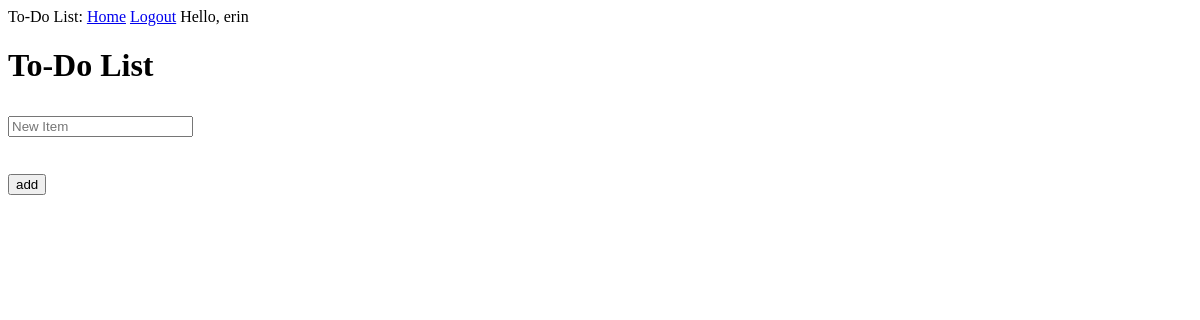
The page /index (signed in) on the database as committed earlier.
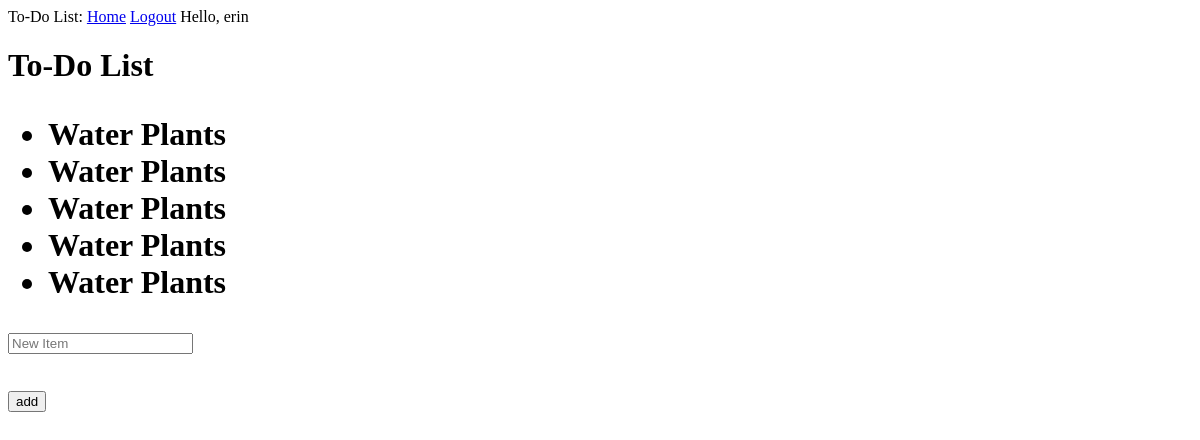
The same page on the database as committed later.
### tabledef.py (models this page shows, shortened)
class User(Base):
    __tablename__ = "users"
    id = Column(Integer, primary_key=True)
    username = Column(String(50))
    todos = relationship('Todo', backref='user', lazy='dynamic')

class Todo(Base):
    __tablename__ = "todos"
    id = Column(Integer, primary_key=True)
    user_id = Column(Integer, ForeignKey('users.id'))
    content = Column(String)

### app.py (the view)
@app.route('/', methods=['GET', 'POST'])
@app.route('/index', methods=['GET', 'POST'])
def index():
    todos = []
    if session.get('logged_in'):
        Session = sessionmaker(bind=engine)
        s = Session()
        current_user = s.query(User).get(session['user_id'])
        if request.method == 'POST':
            new_todo = request.form['todo']
            if new_todo != '':
                todo = Todo(content=new_todo, user=current_user)
                s.add(todo)
                s.commit()
        user_todos = current_user.todos.all()
        for todo in user_todos:
            todos.append([todo.id, todo.content])
    return render_template('index.html', list=todos)

### templates/index.html (shortened to what this page needs)
{% extends "base.html" %}
{% block content %}
  <h1>To-Do List<h1>
    {% if session['logged_in'] %}
      <ul>
        {% for todo in list %}
          <li>
            {{ todo[1] }}
          </li>
        {% endfor %}
      </ul>
      <form action="" method="post" role="form">
        <input type="text" name="todo" placeholder="New Item"><br><br>
        <input type="submit" value="add">
      </form>
    {% endif %}
{% endblock %}

### templates/base.html (shortened to what this page needs)
<html>
  <head>
  </head>
  <body>
    <div>
      To-Do List:
      <a href={{ "/" }}>Home</a>
      {% if session['logged_in'] %}
        <a href="/logout">Logout</a>
        Hello, {{ session['username'] }}
      {% else %}
        <a href="/signup">Sign Up</a>
        <a href="/login">Login</a>
      {% endif %}
    </div>
    {% block content %}{% endblock %}
  </body>
</html>

Rows that differ between the two databases and show on the page:
added Todo: content "Water Plants"
added Todo: content "Water Plants"
added Todo: content "Water Plants"
added Todo: content "Water Plants"
added Todo: content "Water Plants"
